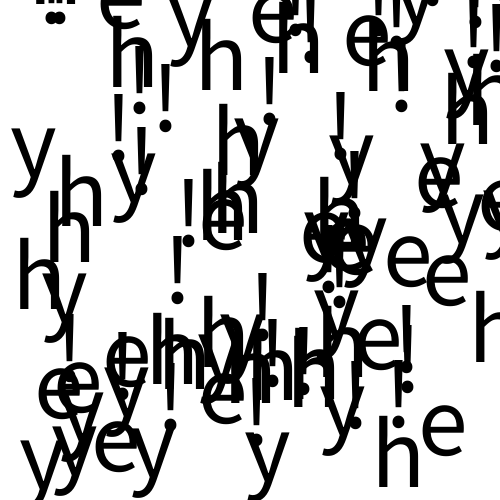
Frame 1 (no input)
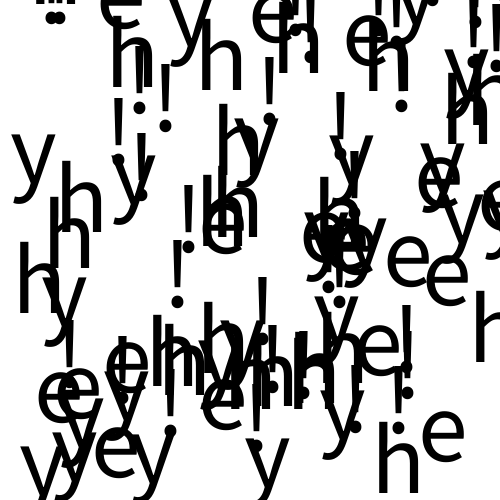
Frame 60 (the mouse pressed at the canvas centre just before this capture)
Frame 120 (the mouse held since frame 60 and released just before this capture): identical to frame 60, image omitted

The Processing sketch that drew these frames (run headless with seeded random() and noise(); from frame 60 on, the mouse is pressed at the canvas centre):

// Processing sketch: movingMultipleLetters
// ── movingMultipleLetters.pde
Typho[] myTypho = new Typho[100];

void setup() {
  size(500, 500);
  //myTypho = new Typho();
  for (int i = 0; i < myTypho.length; i++) {
    myTypho[i] = new Typho();
  }
  textSize(100);
}

void draw() {
  background(255);
  for (int i = 0; i < myTypho.length; i++) {
    myTypho[i].move();
    myTypho[i].display();
  }
}

class Typho {
  char[] letter = {'h', 'e', 'y', '!'};
  int randomLetter = int(random(letter.length));
  int jitter = 20;
  int x = int(random(width));
  int y = int(random(height));
  int minX = x + int(random(5, 10));
  int maxX = x + int(random(5, 10));
  int minY = y + int(random(5, 10));
  int maxY = y + int(random(5, 10));
  int dirX, dirY = 1;
  int speed = 2;
  void move() {
    if (dirX == 1 && x < maxX) {
      x = x + speed;
      if (x >= maxX) {
        dirX = 0;
      }
    } else if (dirX == 0 && x > minX) {
      x = x - speed;
      if (x <= minX) {
        dirX = 1;
      }
    }
    if (dirY == 1 && x < maxY) {
      y = y + speed;
      if (y >= maxY) {
        dirY = 0;
      }
    } else if (dirY == 0 && y > minY) {
      y = y - speed;
      if (y <= minY) {
        dirY = 1;
      }
    }
  }

  void display() {
    fill(0);
    text(letter[randomLetter], x, y);
  }
}
